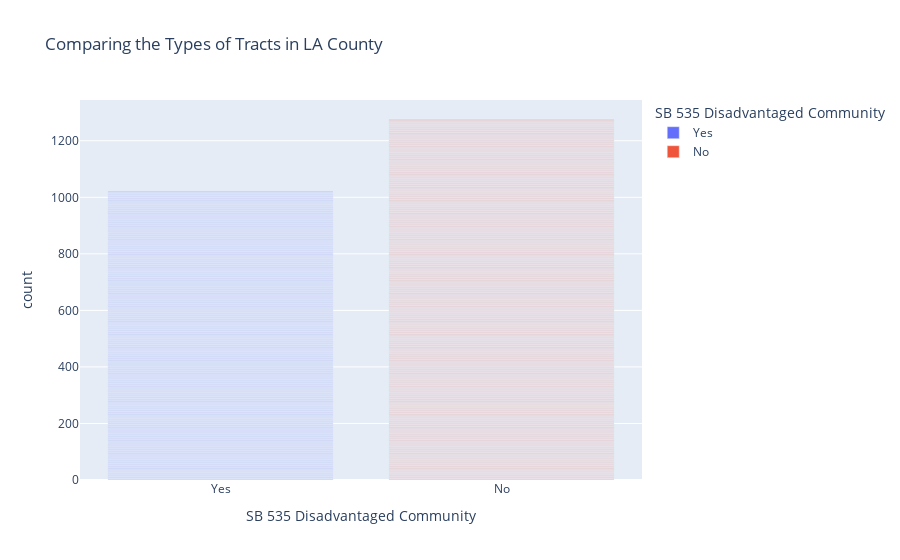

The cell this chart's notebook holds for it:
### Markdown cell above
Lets see how many communities are scored as disadvantaged

### Code cell
px.bar(enla,
       x='SB 535 Disadvantaged Community', color = 'SB 535 Disadvantaged Community',
       title='Comparing the Types of Tracts in LA County'
      )

### Figure 1 — Plotly figure (JSON) as saved in the notebook; plotly's stock layout.template omitted (floating-point values rounded to 4 significant figures; data arrays with more than 128 entries replaced by an {"elided": "..."} marker saying what was removed)
{"data": [{"alignmentgroup": "True", "hovertemplate": "SB 535 Disadvantaged Community=%{x}<br>count=%{y}<extra></extra>", "legendgroup": "Yes", "marker": {"color": "#636efa"}, "name": "Yes", "offsetgroup": "Yes", "orientation": "v", "showlegend": true, "textposition": "auto", "type": "bar", "x": {"elided": "1021 str values"}, "xaxis": "x", "y": {"elided": "1021 int values"}, "yaxis": "y"}, {"alignmentgroup": "True", "hovertemplate": "SB 535 Disadvantaged Community=%{x}<br>count=%{y}<extra></extra>", "legendgroup": "No", "marker": {"color": "#EF553B"}, "name": "No", "offsetgroup": "No", "orientation": "v", "showlegend": true, "textposition": "auto", "type": "bar", "x": {"elided": "1277 str values"}, "xaxis": "x", "y": {"elided": "1277 int values"}, "yaxis": "y"}], "layout": {"barmode": "relative", "legend": {"title": {"text": "SB 535 Disadvantaged Community"}, "tracegroupgap": 0}, "title": {"text": "Comparing the Types of Tracts in LA County"}, "xaxis": {"anchor": "y", "categoryarray": ["Yes", "No"], "categoryorder": "array", "domain": [0, 1], "title": {"text": "SB 535 Disadvantaged Community"}}, "yaxis": {"anchor": "x", "domain": [0, 1], "title": {"text": "count"}}}}
